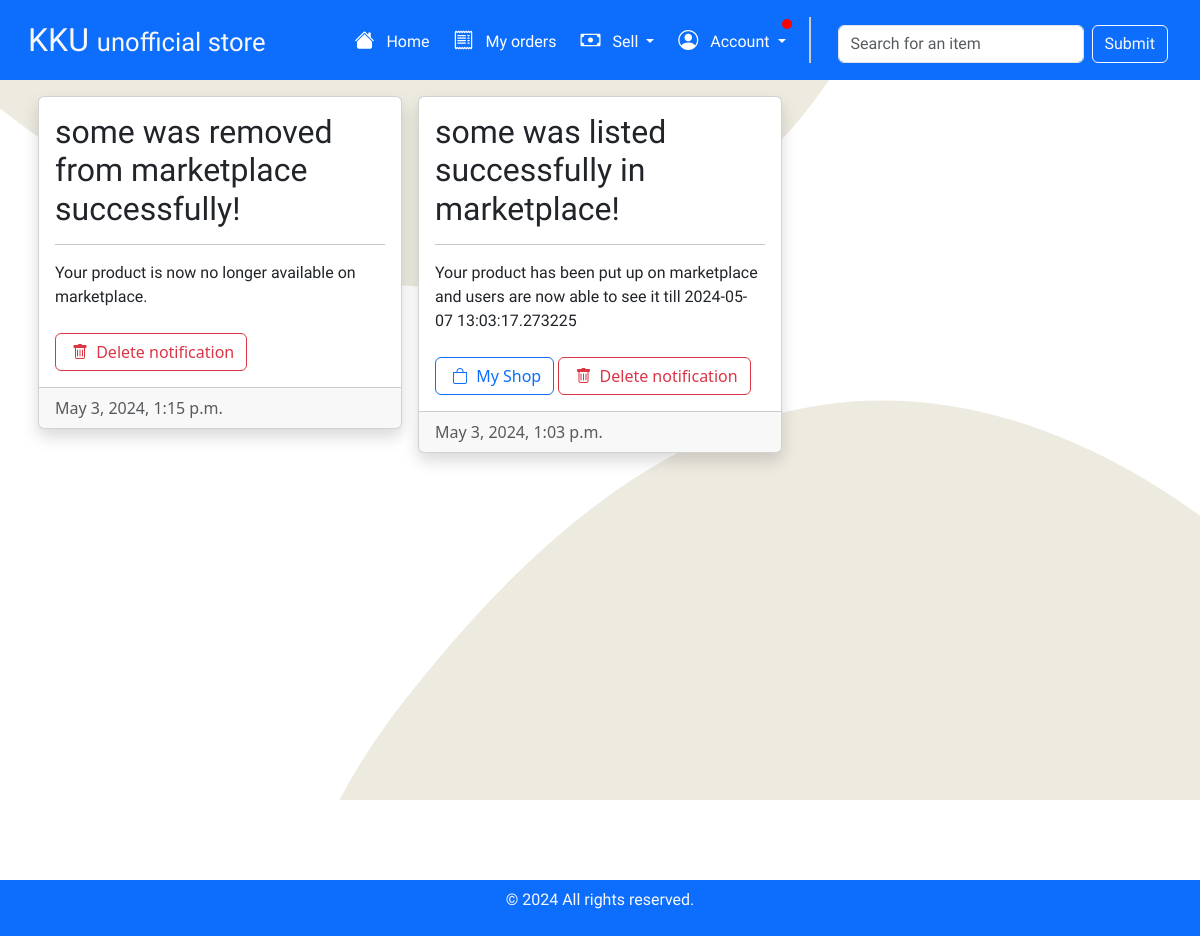
Page /notifications/ (signed in) on the earlier database version.
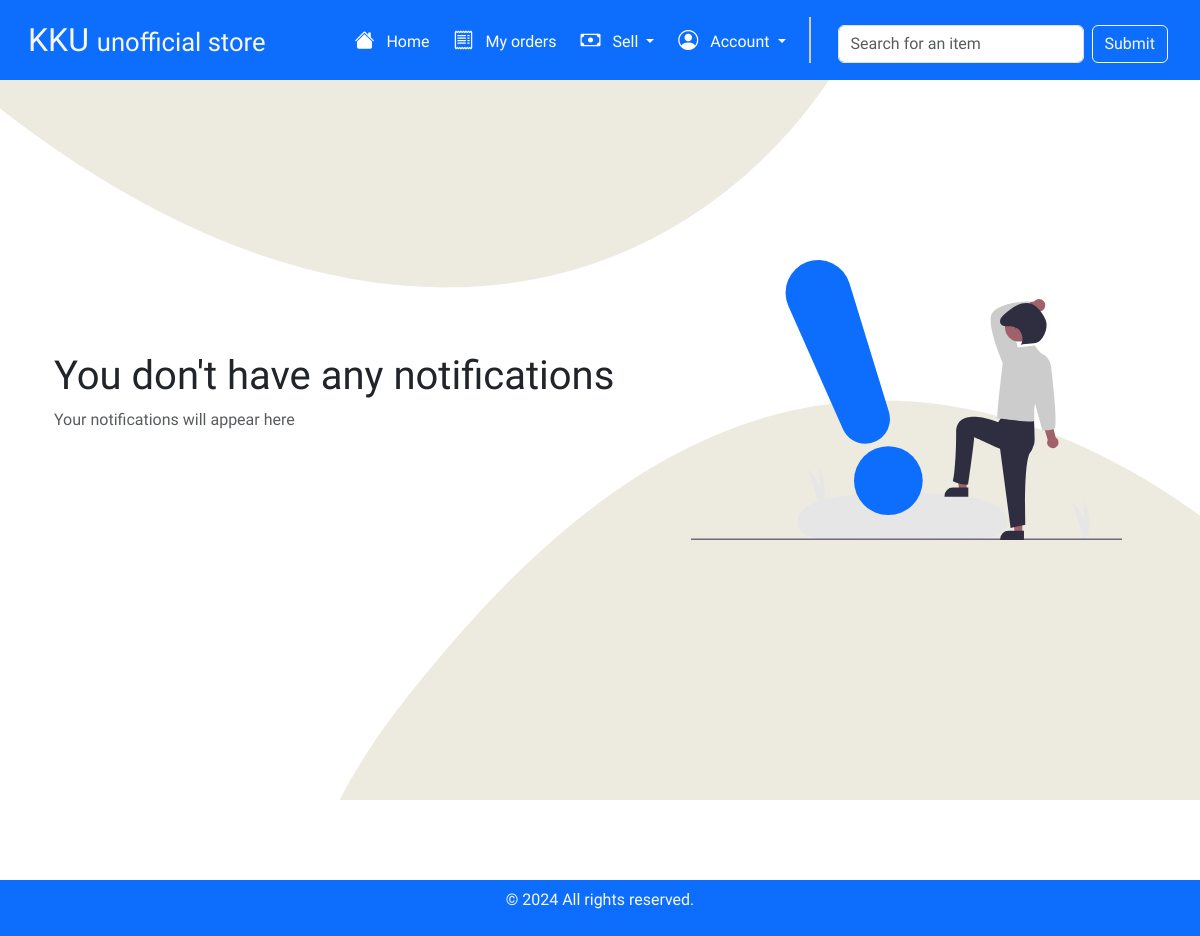
Same page on the later database version.
### shop/models.py (models this page shows, shortened)
class UserNotification(models.Model):
    username = models.CharField(max_length=128)
    title = models.CharField(max_length=100)
    body = models.CharField(max_length=100)
    date = models.DateTimeField(default=timezone.now)
    task = models.CharField(max_length=20)
    unread = models.BooleanField(default=True)

### shop/views.py (the view)
# urls.py: path('notifications/', views.notifications, name='notifications'),
def notifications(request):
    ordered_items = UserListings.objects.filter(username=request.user.username)
    new_item_orders = 0
    for item in ordered_items:
        new_item_orders += item.new_orders
    notifications = UserNotification.objects.filter(username=request.user.username).order_by('-date')
    for notification in notifications:
        notification.unread = False
        notification.save()
    if language == "en":
        return render(request, "notifications.html", {"notifications": notifications, "new_orders": new_item_orders})
    elif language == "ar":
        return render(request, "ar/notifications.html", {"notifications": notifications, "new_orders": new_item_orders})

### shop/templates/notifications.html (shortened to what this page needs)
{% extends 'layout.html' %}
{% load static %}
{% block body %}
<div class="container">
    <div class="row" style="min-height: 80vh;" data-masonry='{"percentPosition": true }'>
        {% for notification in notifications %}
        <div class="g-3 col-md-4">
            <div class="shadow card p-0" style="height: fit-content;">
                <div class="card-body">
                    <h2 class="style-text">{{notification.title}}</h2>
                    <hr>
                    <p class="style-text-2 mb-4">{{notification.body}}</p>
                    {% if notification.task == "show_shop" %}
                    <a href="{% url 'shop:my_shop' %}" class="btn btn-outline-primary"><i class="bi bi-bag mx-1"></i> My
                        Shop</a>
                    {% elif notification.task == "show_order" %}
                    <a href="{% url 'shop:myOrders' %}" class="btn btn-outline-primary"><i
                            class="bi bi-check2-circle mx-1"></i> My Orders</a>
                    {% endif %}
                    <a href="{% url 'shop:delete_notification' notification.id %}" class="btn btn-outline-danger"><i
                            class="bi bi-trash mx-1"></i> Delete notification</a>
                </div>
                <div class="card-footer text-muted">{{notification.date}}</div>
            </div>
        </div>
        {% empty %}
        <div class="row d-none d-lg-flex align-items-center p-4" style="min-height: 80vh;">
            <div class="col-md-7 animate__animated animate__jackInTheBox">
                <h1 class="style-text-3">You don't have any notifications</h1>
                <p class="text-muted style-text">Your notifications will appear here</p>
            </div>
            <div class="col-md-5 d-flex justify-content-center align-items-center">
                <img class="widthlock" src="{% static 'media/undraw_notify_re_65on.svg' %}" alt="Wishlist">
            </div>
        </div>
        {% endfor %}
    </div>
</div>
{% endblock %}

### shop/templates/layout.html (shortened to what this page needs)
{% load static %}
<!DOCTYPE html>
<html lang="en">
<head>
    <link rel="stylesheet" href="{% static 'style.css' %}">
    <link href="https://cdn.jsdelivr.net/npm/bootstrap@5.3.3/dist/css/bootstrap.min.css" rel="stylesheet"
>
    <link rel="stylesheet" href="https://cdn.jsdelivr.net/npm/bootstrap-icons@1.3.0/font/bootstrap-icons.css">
    <link rel="stylesheet" href="https://cdnjs.cloudflare.com/ajax/libs/animate.css/4.1.1/animate.min.css" />
    <link href="https://cdnjs.cloudflare.com/ajax/libs/cropperjs/1.5.12/cropper.min.css" rel="stylesheet">
</head>
<body>
    <nav class="navbar navbar-expand-lg navbar-dark bg-primary p-3">
        <div class="container-fluid" style="min-height: 0;">
            <a class="style-text-4" href="{% url 'shop:homepage' %}"
                style="color: #f7f7f7; text-decoration: none; font-size: 2rem;"
                title="E-commerce application for students of King Khalid University">KKU <span class="style-text-4"
                    style="font-size: 1.6rem;">unofficial store</span>
            </a>
            <div class="collapse navbar-collapse style-text" id="navbarNav">
                <ul class="navbar-nav ms-auto">
                    <li class="nav-item">
                        <a class="nav-link active" href="{% url 'shop:index' %}"><i
                                class="bi bi-house-fill lead mx-2"></i> Home </a>
                    </li>
                    <li class="nav-item">
                        <a class="nav-link active" href="{% url 'shop:myOrders' %}"><i
                                class="bi bi-receipt lead mx-2"></i> My orders </a>
                    </li>
                    <li class="nav-item dropdown" style="cursor: pointer;">
                        <span class="nav-link dropdown-toggle active" data-bs-toggle="dropdown" aria-expanded="false"><i
                                class="bi bi-cash lead mx-2"></i> Sell </span>
                    </li>
                    <li class="nav-item dropdown" style="cursor: pointer;">
                        <span class="nav-link dropdown-toggle active notification_panel" data-bs-toggle="dropdown"
                            aria-expanded="false"><i class="bi bi-person-circle lead mx-2"></i> Account
                            {% if notifications %}<span class="notification_badge"></span>{% endif %}</span>
                    </li>
                    <li>
                        <div class="vertical-line d-none d-lg-block"></div>
                    </li>
                    <li class="nav-item mt-2 mx-1">
                        <form action="{% url 'shop:search_item' %}"
                            class="d-flex justify-content-center align-items-center style-text-2" method="post">
                            <input type="text" class="form-control mx-2" placeholder="Search for an item"
                                aria-label="Search for an item" aria-describedby="basic-addon2" name="search">
                            <input type="submit" class="btn btn-outline-light lead"
                                onclick="this.classList.add('disabled');">
                        </form>
                    </li>
                </ul>
            </div>
        </div>
    </nav>
    {% block body %}
    {% endblock %}
    <footer class="text-light text-center py-2 bg-primary">
        <p class="style-text">&copy; 2024 All rights reserved.</p>
    </footer>
</body>
</html>

### shop/static/style.css (style rules this page uses)
:root { --family1: 'Kalnia', 'IBM Plex Sans Arabic'; --family2: 'Wix Madefor Display', 'IBM Plex Sans Arabic'; --family3: 'Raleway', 'IBM Plex Sans Arabic'; --family4: 'Poltawski Nowy', 'IBM Plex Sans Arabic'; --family5: 'Trochut', 'IBM Plex Sans Arabic'; --themecolor1: '#0d6efd'; --themecolor2: '#f7f7f7'; }
body { background: #f7f7f7; }
.animatedSVG { position: fixed; top: 0; left: 0; z-index: -1; height: 100vh; width: 100%; }
.container { min-height: 100vh; }
.widthlock { height: auto; width: 100%; }
.style-text { font-family: var(--family2); }
.style-text-2 { font-family: var(--family3); }
.style-text-3 { font-family: var(--family4); }
.style-text-4 { font-family: var(--family5); }
.vertical-line { border-left: 2px solid #ccc; height: 100%; margin: 0 15px; }
.notification_panel { position: relative; }

Differences in the rows shown:
removed UserNotification: title "some was removed from marketplace successfully!", body "Your product is now no longer available on marketplace.", date "May 3, 2024, 1:15 p.m."
removed UserNotification: title "some was listed successfully in marketplace!", body "Your product has been put up on marketplace and users are now able to see it till 2024-05-07 13:03:17.273225", task "show_shop" (drawn), date "May 3, 2024, 1:03 p.m."
Other differences:
text now shown: "You don't have any notifications Your notifications will appear here"
